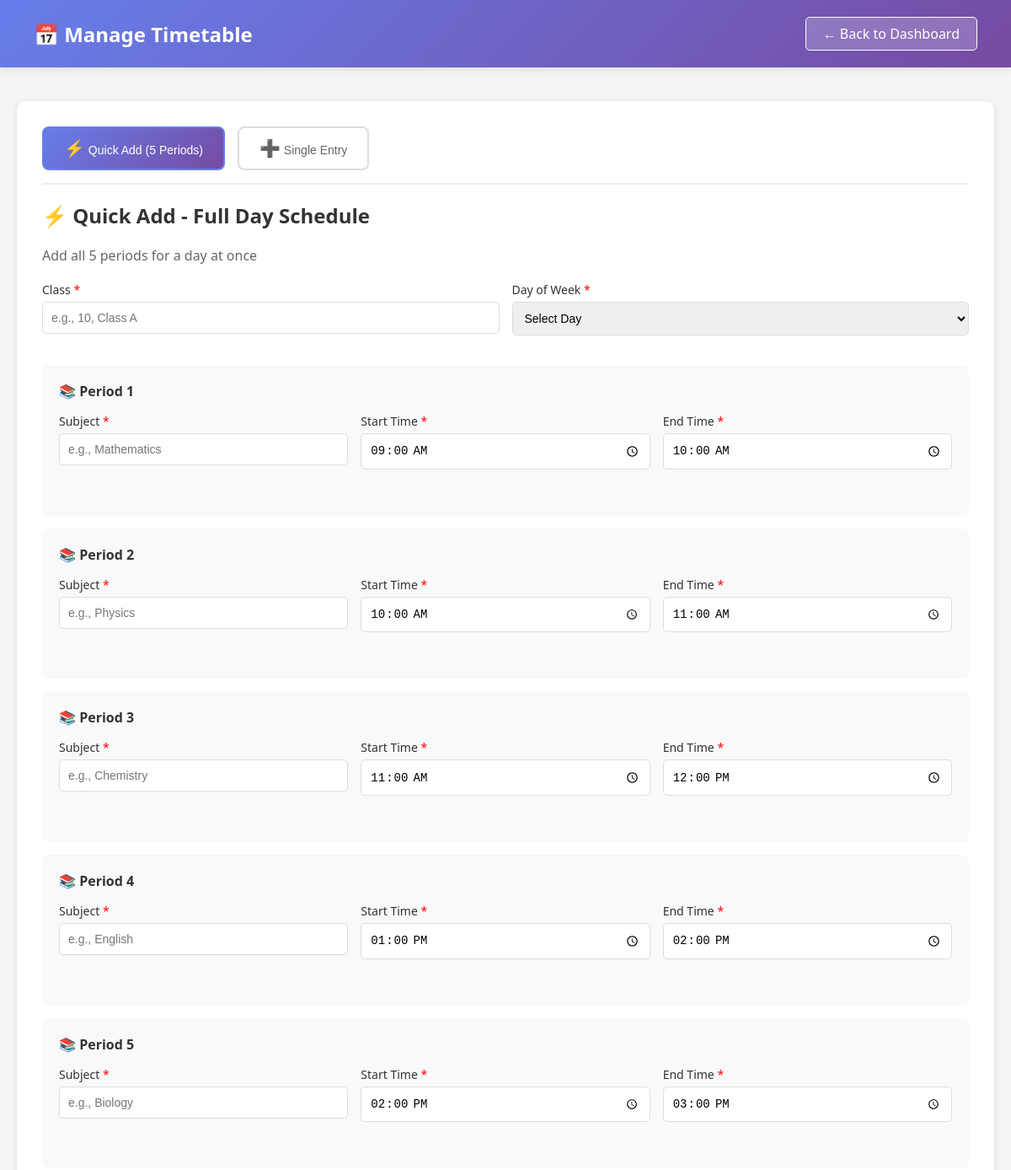
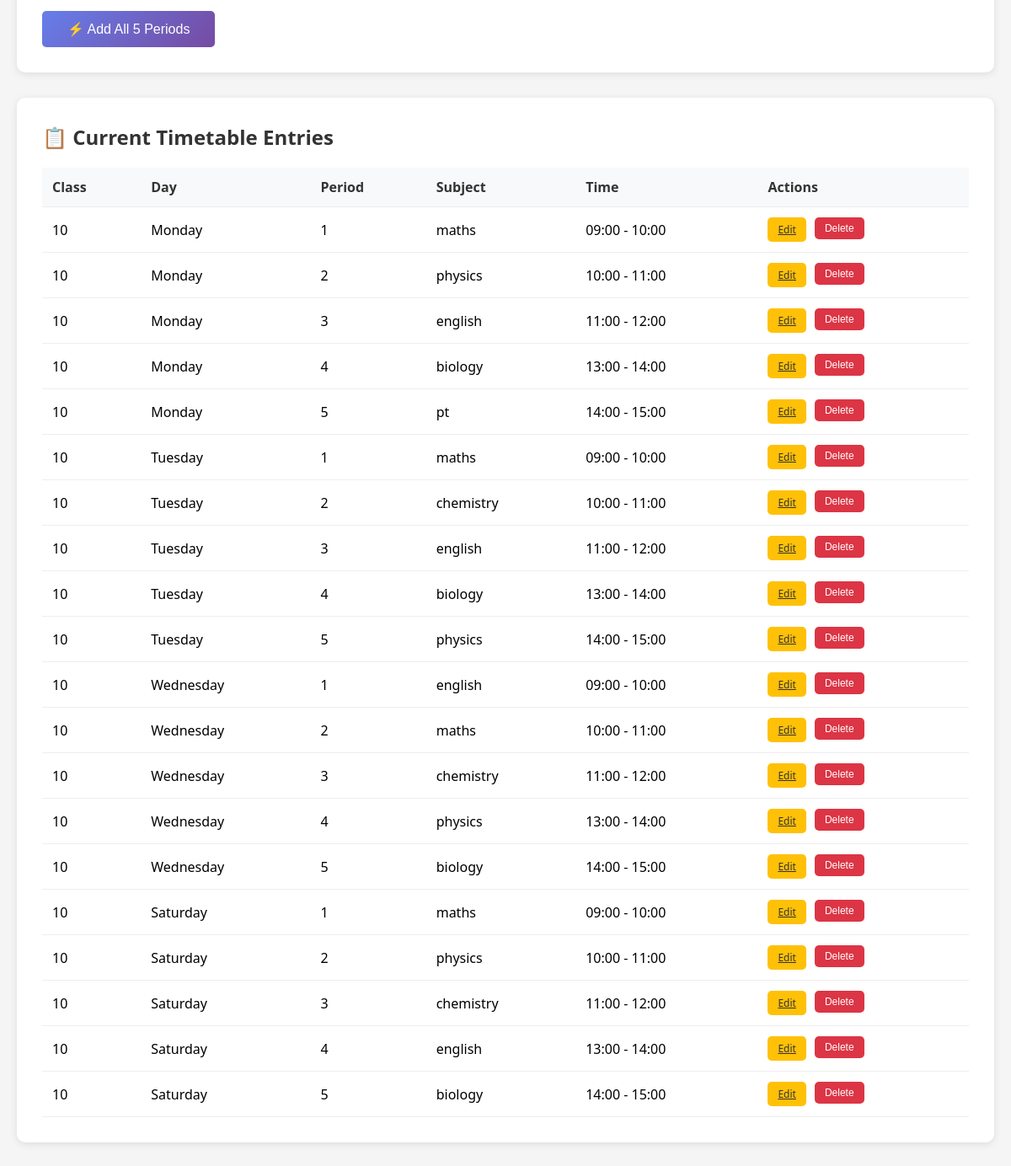
The page /timetable/manage (signed in) on the database its author committed (2 pictures, top to bottom).
### models.py (models this page shows)
class Timetable(Base):
    __tablename__ = 'timetable'
    id = Column(Integer, primary_key=True)
    class_name = Column(String, nullable=False)
    day_of_week = Column(String, nullable=False)  # e.g., 'Monday', 'Tuesday'
    period = Column(String, nullable=False)       # e.g., 'Period 1', 'Period 2'
    subject = Column(String, nullable=True)       # e.g., 'Mathematics', 'Physics'
    start_time = Column(String, nullable=True)    # e.g., '09:00'
    end_time = Column(String, nullable=True)      # e.g., '10:00'

### app.py (the view, shortened to what this page needs)
@app.route('/timetable/manage', methods=['GET', 'POST'])
@login_required
def manage_timetable():
    if current_user.role != 'teacher':
        flash('Access denied! Teachers only.', 'error')
        return redirect(url_for('login'))
    db = SessionLocal()
    day_order = ['Monday', 'Tuesday', 'Wednesday', 'Thursday', 'Friday', 'Saturday', 'Sunday']
    timetable_entries = db.query(Timetable).all()
    timetable_entries.sort(key=lambda x: (day_order.index(x.day_of_week) if x.day_of_week in day_order else 999, x.period))
    db.close()
    return render_template('manage_timetable.html', timetable_entries=timetable_entries)

### app.py (called while the page is built)
@login_manager.user_loader
def load_user(user_id):
    db = SessionLocal()
    user = db.query(User).get(int(user_id))
    db.close()
    return user

### templates/manage_timetable.html (shortened to what this page needs)
<!DOCTYPE html>
<html lang="en">
<head>
</head>
<body>
    <div class="header">
        <div class="header-content">
            <h1>📅 Manage Timetable</h1>
            <a href="{{ url_for('teacher_dashboard') }}" class="back-btn">← Back to Dashboard</a>
        </div>
    </div>
    <div class="container">
        <div class="card">
            <div style="display: flex; gap: 15px; margin-bottom: 20px; border-bottom: 2px solid #eee; padding-bottom: 15px;">
                <button class="mode-btn active" onclick="switchMode('bulk')">
                    <span style="font-size: 20px;">⚡</span> Quick Add (5 Periods)
                </button>
                <button class="mode-btn" onclick="switchMode('single')">
                    <span style="font-size: 20px;">➕</span> Single Entry
                </button>
            </div>
            <div id="bulkForm" class="form-container">
                <h2>⚡ Quick Add - Full Day Schedule</h2>
                <p style="color: #666; margin-bottom: 20px;">Add all 5 periods for a day at once</p>
                <form method="POST" action="{{ url_for('bulk_add_timetable') }}">
                    <div class="form-grid" style="grid-template-columns: 1fr 1fr; margin-bottom: 20px;">
                        <div class="form-group">
                            <label>Class <span class="required">*</span></label>
                            <input type="text" name="class_name" id="bulk_class" required placeholder="e.g., 10, Class A">
                        </div>
                        <div class="form-group">
                            <label>Day of Week <span class="required">*</span></label>
                            <select name="day_of_week" id="bulk_day" required>
                                <option value="">Select Day</option>
                            </select>
                        </div>
                    </div>
                    <div style="background: #f8f9fa; padding: 20px; border-radius: 8px; margin-bottom: 15px;">
                        <h3 style="color: #333; margin-bottom: 15px; font-size: 16px;">📚 Period 1</h3>
                        <div class="form-grid">
                            <div class="form-group">
                                <label>Subject <span class="required">*</span></label>
                                <input type="text" name="subject_1" required placeholder="e.g., Mathematics">
                            </div>
                            <div class="form-group">
                                <label>Start Time <span class="required">*</span></label>
                                <input type="time" name="start_time_1" required value="09:00">
                            </div>
                            <div class="form-group">
                                <label>End Time <span class="required">*</span></label>
                                <input type="time" name="end_time_1" required value="10:00">
                            </div>
                        </div>
                    </div>
                    <div style="background: #f8f9fa; padding: 20px; border-radius: 8px; margin-bottom: 15px;">
                        <h3 style="color: #333; margin-bottom: 15px; font-size: 16px;">📚 Period 2</h3>
                        <div class="form-grid">
                            <div class="form-group">
                                <label>Subject <span class="required">*</span></label>
                                <input type="text" name="subject_2" required placeholder="e.g., Physics">
                            </div>
                            <div class="form-group">
                                <label>Start Time <span class="required">*</span></label>
                                <input type="time" name="start_time_2" required value="10:00">
                            </div>
                            <div class="form-group">
                                <label>End Time <span class="required">*</span></label>
                                <input type="time" name="end_time_2" required value="11:00">
                            </div>
                        </div>
                    </div>
                    <div style="background: #f8f9fa; padding: 20px; border-radius: 8px; margin-bottom: 15px;">
                        <h3 style="color: #333; margin-bottom: 15px; font-size: 16px;">📚 Period 3</h3>
                        <div class="form-grid">
                            <div class="form-group">
                                <label>Subject <span class="required">*</span></label>
                                <input type="text" name="subject_3" required placeholder="e.g., Chemistry">
                            </div>
                            <div class="form-group">
                                <label>Start Time <span class="required">*</span></label>
                                <input type="time" name="start_time_3" required value="11:00">
                            </div>
                            <div class="form-group">
                                <label>End Time <span class="required">*</span></label>
                                <input type="time" name="end_time_3" required value="12:00">
                            </div>
                        </div>
                    </div>
                    <div style="background: #f8f9fa; padding: 20px; border-radius: 8px; margin-bottom: 15px;">
                        <h3 style="color: #333; margin-bottom: 15px; font-size: 16px;">📚 Period 4</h3>
                        <div class="form-grid">
                            <div class="form-group">
                                <label>Subject <span class="required">*</span></label>
                                <input type="text" name="subject_4" required placeholder="e.g., English">
                            </div>
                            <div class="form-group">
                                <label>Start Time <span class="required">*</span></label>
                                <input type="time" name="start_time_4" required value="13:00">
                            </div>
                            <div class="form-group">
                                <label>End Time <span class="required">*</span></label>
                                <input type="time" name="end_time_4" required value="14:00">
                            </div>
                        </div>
                    </div>
                    <div style="background: #f8f9fa; padding: 20px; border-radius: 8px; margin-bottom: 15px;">
                        <h3 style="color: #333; margin-bottom: 15px; font-size: 16px;">📚 Period 5</h3>
                        <div class="form-grid">
                            <div class="form-group">
                                <label>Subject <span class="required">*</span></label>
                                <input type="text" name="subject_5" required placeholder="e.g., Biology">
                            </div>
                            <div class="form-group">
                                <label>Start Time <span class="required">*</span></label>
                                <input type="time" name="start_time_5" required value="14:00">
                            </div>
                            <div class="form-group">
                                <label>End Time <span class="required">*</span></label>
                                <input type="time" name="end_time_5" required value="15:00">
                            </div>
                        </div>
                    </div>
                    <button type="submit" class="btn btn-primary" style="font-size: 16px; padding: 12px 30px;">
                        ⚡ Add All 5 Periods
                    </button>
                </form>
            </div>
        </div>
        <div class="card">
            <h2>📋 Current Timetable Entries</h2>
            {% if timetable_entries %}
                <div class="table-container">
                    <table>
                        <thead>
                            <tr>
                                <th>Class</th>
                                <th>Day</th>
                                <th>Period</th>
                                <th>Subject</th>
                                <th>Time</th>
                                <th>Actions</th>
                            </tr>
                        </thead>
                        <tbody>
                            {% for entry in timetable_entries %}
                            <tr>
                                <td>{{ entry.class_name }}</td>
                                <td>{{ entry.day_of_week }}</td>
                                <td>{{ entry.period }}</td>
                                <td>{{ entry.subject or '-' }}</td>
                                <td>
                                    {% if entry.start_time and entry.end_time %}
                                        {{ entry.start_time }} - {{ entry.end_time }}
                                    {% else %}
                                        -
                                    {% endif %}
                                </td>
                                <td>
                                    <div class="actions">
                                        <a href="{{ url_for('edit_timetable', id=entry.id) }}" class="btn btn-edit">Edit</a>
                                        <form method="POST" action="{{ url_for('delete_timetable', id=entry.id) }}" style="display: inline;" onsubmit="return confirm('Are you sure you want to delete this entry?');">
                                            <button type="submit" class="btn btn-danger">Delete</button>
                                        </form>
                                    </div>
                                </td>
                            </tr>
                            {% endfor %}
                        </tbody>
                    </table>
                </div>
            {% endif %}
        </div>
    </div>
</body>
</html>

### templates/manage_timetable.html (style rules this page uses)
* { margin: 0; padding: 0; box-sizing: border-box; }
body { font-family: 'Segoe UI', Tahoma, Geneva, Verdana, sans-serif; background: #f5f5f5; }
.header { background: linear-gradient(135deg, #667eea 0%, #764ba2 100%); color: white; padding: 20px 40px; box-shadow: 0 2px 10px rgba(0,0,0,0.1); }
.header-content { max-width: 1200px; margin: 0 auto; display: flex; justify-content: space-between; align-items: center; }
.header h1 { font-size: 24px; }
.back-btn { background: rgba(255,255,255,0.2); color: white; padding: 8px 20px; border: 1px solid white; border-radius: 5px; text-decoration: none; transition: background 0.3s; }
.container { max-width: 1200px; margin: 40px auto; padding: 0 20px; }
.card { background: white; padding: 30px; border-radius: 10px; box-shadow: 0 2px 10px rgba(0,0,0,0.1); margin-bottom: 30px; }
.card h2 { color: #333; margin-bottom: 20px; }
.form-grid { display: grid; grid-template-columns: repeat(auto-fit, minmax(200px, 1fr)); gap: 15px; margin-bottom: 20px; }
.form-group { margin-bottom: 15px; }
label { display: block; margin-bottom: 5px; color: #333; font-weight: 500; font-size: 14px; }
input[type="text"], input[type="time"], select { width: 100%; padding: 10px; border: 1px solid #ddd; border-radius: 5px; font-size: 14px; }
.btn { padding: 10px 20px; border: none; border-radius: 5px; cursor: pointer; font-size: 14px; transition: transform 0.2s; }
.btn-primary { background: linear-gradient(135deg, #667eea 0%, #764ba2 100%); color: white; }
.btn-danger { background: #dc3545; color: white; padding: 6px 12px; font-size: 12px; }
.btn-edit { background: #ffc107; color: #333; padding: 6px 12px; font-size: 12px; margin-right: 5px; }
.table-container { overflow-x: auto; }
table { width: 100%; border-collapse: collapse; }
th, td { padding: 12px; text-align: left; border-bottom: 1px solid #eee; }
th { background: #f8f9fa; color: #333; font-weight: 600; }
.required { color: red; }
.actions { display: flex; gap: 5px; }
.mode-btn { padding: 12px 24px; border: 2px solid #ddd; background: white; border-radius: 8px; cursor: pointer; font-size: 14px; font-weight: 500; color: #666; transition: all 0.3s; }
.mode-btn.active { background: linear-gradient(135deg, #667eea 0%, #764ba2 100%); border-color: #667eea; color: white; }
.form-container { animation: fadeIn 0.3s ease; }

### rows shown on the page
Timetable: class_name "10", day_of_week "Monday", period "1", subject "maths", start_time "09:00", end_time "10:00"
Timetable: class_name "10", day_of_week "Monday", period "2", subject "physics", start_time "10:00", end_time "11:00"
Timetable: class_name "10", day_of_week "Monday", period "3", subject "english", start_time "11:00", end_time "12:00"
Timetable: class_name "10", day_of_week "Monday", period "4", subject "biology", start_time "13:00", end_time "14:00"
Timetable: class_name "10", day_of_week "Monday", period "5", subject "pt", start_time "14:00", end_time "15:00"
Timetable: class_name "10", day_of_week "Tuesday", period "1", subject "maths", start_time "09:00", end_time "10:00"
Timetable: class_name "10", day_of_week "Tuesday", period "2", subject "chemistry", start_time "10:00", end_time "11:00"
Timetable: class_name "10", day_of_week "Tuesday", period "3", subject "english", start_time "11:00", end_time "12:00"
Timetable: class_name "10", day_of_week "Tuesday", period "4", subject "biology", start_time "13:00", end_time "14:00"
Timetable: class_name "10", day_of_week "Tuesday", period "5", subject "physics", start_time "14:00", end_time "15:00"
Timetable: class_name "10", day_of_week "Wednesday", period "1", subject "english", start_time "09:00", end_time "10:00"
Timetable: class_name "10", day_of_week "Wednesday", period "2", subject "maths", start_time "10:00", end_time "11:00"
Timetable: class_name "10", day_of_week "Wednesday", period "3", subject "chemistry", start_time "11:00", end_time "12:00"
Timetable: class_name "10", day_of_week "Wednesday", period "4", subject "physics", start_time "13:00", end_time "14:00"
Timetable: class_name "10", day_of_week "Wednesday", period "5", subject "biology", start_time "14:00", end_time "15:00"
Timetable: class_name "10", day_of_week "Saturday", period "1", subject "maths", start_time "09:00", end_time "10:00"
Timetable: class_name "10", day_of_week "Saturday", period "2", subject "physics", start_time "10:00", end_time "11:00"
Timetable: class_name "10", day_of_week "Saturday", period "3", subject "chemistry", start_time "11:00", end_time "12:00"
Timetable: class_name "10", day_of_week "Saturday", period "4", subject "english", start_time "13:00", end_time "14:00"
Timetable: class_name "10", day_of_week "Saturday", period "5", subject "biology", start_time "14:00", end_time "15:00"
